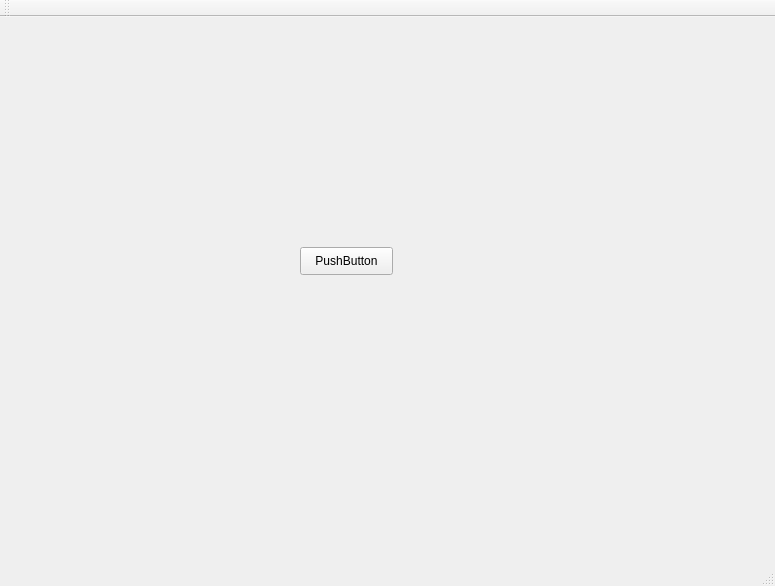
<?xml version="1.0" encoding="UTF-8"?>
<ui version="4.0">
 <class>MainWindow</class>
 <widget class="QMainWindow" name="MainWindow">
  <property name="geometry">
   <rect>
    <x>0</x>
    <y>0</y>
    <width>775</width>
    <height>586</height>
   </rect>
  </property>
  <property name="windowTitle">
   <string>MainWindow</string>
  </property>
  <widget class="QWidget" name="centralWidget">
   <widget class="QPushButton" name="pushButton">
    <property name="geometry">
     <rect>
      <x>300</x>
      <y>230</y>
      <width>93</width>
      <height>28</height>
     </rect>
    </property>
    <property name="text">
     <string>PushButton</string>
    </property>
   </widget>
  </widget>
  <widget class="QMenuBar" name="menuBar">
   <property name="geometry">
    <rect>
     <x>0</x>
     <y>0</y>
     <width>775</width>
     <height>26</height>
    </rect>
   </property>
  </widget>
  <widget class="QToolBar" name="mainToolBar">
   <attribute name="toolBarArea">
    <enum>TopToolBarArea</enum>
   </attribute>
   <attribute name="toolBarBreak">
    <bool>false</bool>
   </attribute>
  </widget>
  <widget class="QStatusBar" name="statusBar"/>
 </widget>
 <layoutdefault spacing="6" margin="11"/>
 <resources/>
 <connections/>
</ui>
